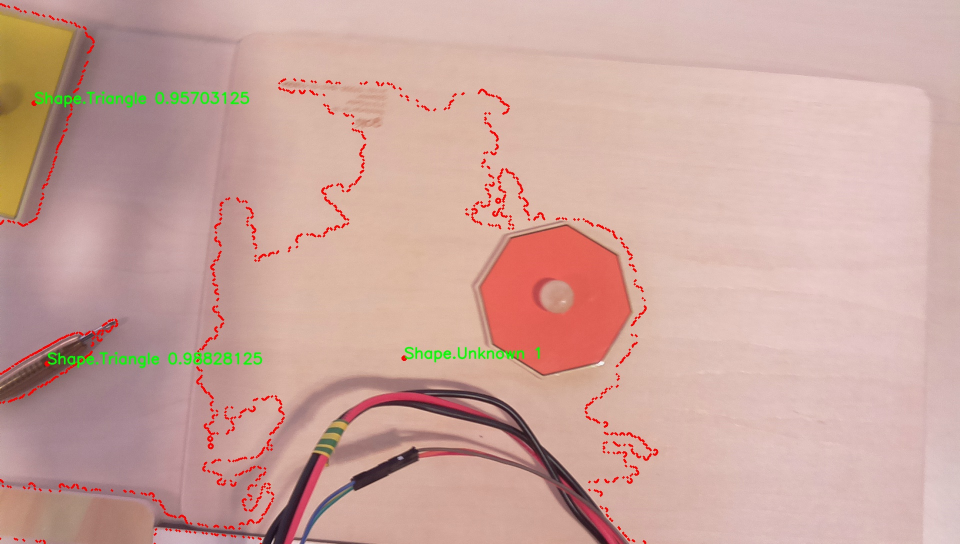
#> input picture LatestClassify.jpg, 1920 x 1088 px (shown at 1/2 size)
$ python -i objectrecognition.py   (imports and definitions only)
#> lines starting #> are read from the running program, lines starting #| are printed output that depends on the picture
#> further down, picture is the input picture: shape (1088, 1920, 3); mean B, G, R 157.2, 165.8, 203.5
import cv2
from enum import Enum
import numpy as np
from lib.shapes import Shape
from tflite_runtime.interpreter import Interpreter

class RecognizedObject:
    """
        Object to store information about a recogniced object.
        Attributes:
            contour: the contour of the object
            center: the center of the object
            label: the classified label of the object
            confidence: the certainty of the classification
    """

    # [29 lines left out: functions __init__, gamma_correction, get_HSV_mask, not called in this run]

def find_contours(image):
    """
        Find the contours of an image from its mask. It uses functions such as blurring, eliminating noise and combining contours to find the correct contours.
        parameters:
            image: a masked image to find contours in
    """
    # try to eliminate noise
    thresh_gray = cv2.GaussianBlur(image, (9, 9), 0)
    thresh_gray = cv2.dilate(thresh_gray, None, iterations=2)
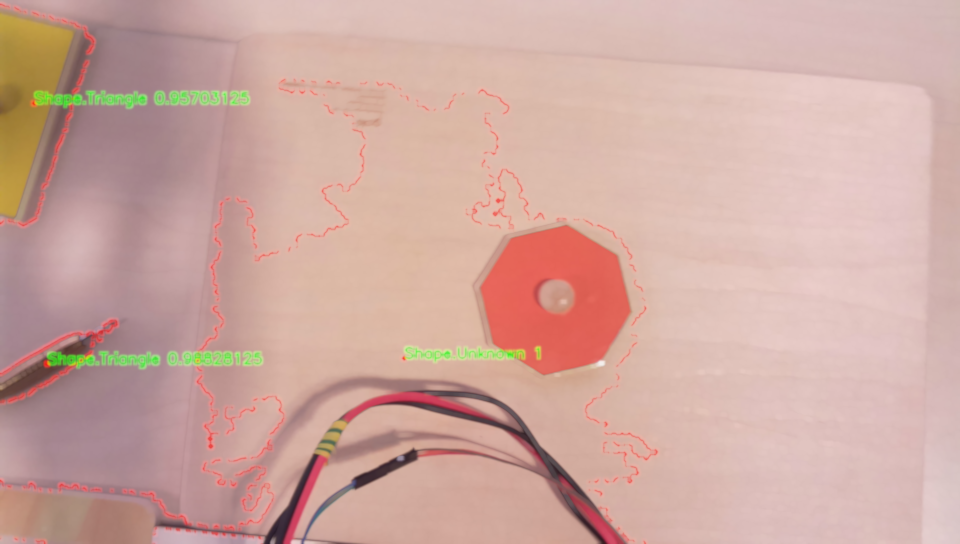
#> thresh_gray: shape (1088, 1920, 3) (shown at 1/2 size); mean B, G, R 160.3, 169.1, 206.3
    thresh_gray = cv2.erode(thresh_gray, None, iterations=2)

    # find contours
#> (the run stopped early here; a loop or call above may not have finished)
